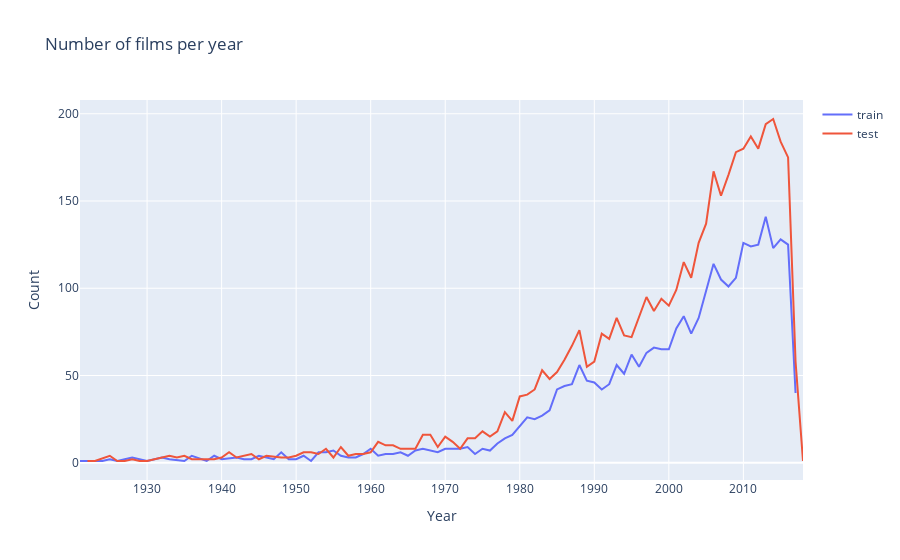

Notebook code for this chart:
### Code cell
d1 = train['release_date_year'].value_counts().sort_index()
d2 = test['release_date_year'].value_counts().sort_index()
data = [go.Scatter(x=d1.index, y=d1.values, name='train'), go.Scatter(x=d2.index, y=d2.values, name='test')]
layout = go.Layout(dict(title = "Number of films per year",
                  xaxis = dict(title = 'Year'),
                  yaxis = dict(title = 'Count'),
                  ),legend=dict(
                orientation="v"))
py.iplot(dict(data=data, layout=layout))

### Figure 1 — Plotly figure (JSON) as saved in the notebook; plotly's stock layout.template omitted (floating-point values rounded to 4 significant figures)
{"data": [{"name": "train", "type": "scatter", "x": [1921, 1924, 1925, 1926, 1927, 1928, 1930, 1931, 1932, 1933, 1935, 1936, 1938, 1939, 1940, 1942, 1943, 1944, 1945, 1947, 1948, 1949, 1950, 1951, 1952, 1953, 1954, 1955, 1956, 1957, 1958, 1959, 1960, 1961, 1962, 1963, 1964, 1965, 1966, 1967, 1968, 1969, 1970, 1971, 1972, 1973, 1974, 1975, 1976, 1977, 1978, 1979, 1980, 1981, 1982, 1983, 1984, 1985, 1986, 1987, 1988, 1989, 1990, 1991, 1992, 1993, 1994, 1995, 1996, 1997, 1998, 1999, 2000, 2001, 2002, 2003, 2004, 2005, 2006, 2007, 2008, 2009, 2010, 2011, 2012, 2013, 2014, 2015, 2016, 2017], "y": [1, 1, 2, 1, 2, 3, 1, 2, 3, 2, 1, 4, 1, 4, 2, 3, 2, 2, 4, 2, 6, 2, 2, 4, 1, 6, 6, 7, 4, 3, 3, 5, 8, 4, 5, 5, 6, 4, 7, 8, 7, 6, 8, 8, 8, 9, 5, 8, 7, 11, 14, 16, 21, 26, 25, 27, 30, 42, 44, 45, 56, 47, 46, 42, 45, 56, 51, 62, 55, 63, 66, 65, 65, 77, 84, 74, 83, 99, 114, 105, 101, 106, 126, 124, 125, 141, 123, 128, 125, 40]}, {"name": "test", "type": "scatter", "x": [1922, 1923, 1925, 1926, 1927, 1928, 1929, 1930, 1931, 1933, 1934, 1935, 1936, 1937, 1938, 1939, 1940, 1941, 1942, 1944, 1945, 1946, 1948, 1949, 1950, 1951, 1952, 1953, 1954, 1955, 1956, 1957, 1958, 1959, 1960, 1961, 1962, 1963, 1964, 1965, 1966, 1967, 1968, 1969, 1970, 1971, 1972, 1973, 1974, 1975, 1976, 1977, 1978, 1979, 1980, 1981, 1982, 1983, 1984, 1985, 1986, 1987, 1988, 1989, 1990, 1991, 1992, 1993, 1994, 1995, 1996, 1997, 1998, 1999, 2000, 2001, 2002, 2003, 2004, 2005, 2006, 2007, 2008, 2009, 2010, 2011, 2012, 2013, 2014, 2015, 2016, 2017, 2018], "y": [1, 1, 4, 1, 1, 2, 1, 1, 2, 4, 3, 4, 2, 2, 2, 2, 3, 6, 3, 5, 2, 4, 3, 3, 4, 6, 6, 5, 8, 3, 9, 4, 5, 5, 6, 12, 10, 10, 8, 8, 8, 16, 16, 9, 15, 12, 8, 14, 14, 18, 15, 18, 29, 24, 38, 39, 42, 53, 48, 52, 59, 67, 76, 55, 58, 74, 71, 83, 73, 72, 83, 95, 87, 94, 90, 99, 115, 106, 126, 137, 167, 153, 165, 178, 180, 187, 180, 194, 197, 184, 175, 58, 1]}], "layout": {"legend": {"orientation": "v"}, "title": {"text": "Number of films per year"}, "xaxis": {"title": {"text": "Year"}}, "yaxis": {"title": {"text": "Count"}}}}
